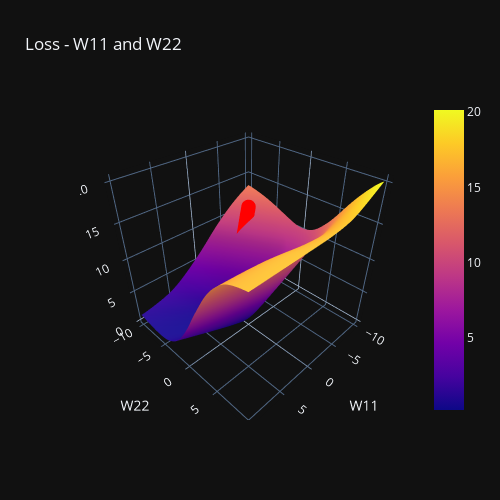

Write notebook code for a chart like this one.
### Code cell
import plotly.graph_objects as go

fig = go.Figure(data=[go.Surface(x = W11, 
                                 y = W22,
                                 z= L)])

fig.update_layout(template= "plotly_dark", 
                  title='Loss - W11 and W22', 
                  scene = dict(
                    xaxis_title='W11',
                    yaxis_title='W22',
                    zaxis_title='Loss'),
                  width=500, 
                  height=500)     

fig.add_scatter3d(x=history["w1"],
                  y=history["w2"],
                  z = history['Loss'], mode='markers', 
                  marker=dict(size=5, color="red",         
                              colorscale='Reds')) 

fig.show()

### Figure 1 — Plotly figure (JSON) as saved in the notebook; plotly's stock layout.template omitted (floating-point values rounded to 4 significant figures; data arrays with more than 128 entries replaced by an {"elided": "..."} marker saying what was removed)
{"data": [{"type": "surface", "x": {"elided": "100x100 float values"}, "y": {"elided": "100x100 float values"}, "z": {"elided": "100x100 float values"}}, {"marker": {"color": "red", "colorscale": [[0, "rgb(255,245,240)"], [0.125, "rgb(254,224,210)"], [0.25, "rgb(252,187,161)"], [0.375, "rgb(252,146,114)"], [0.5, "rgb(251,106,74)"], [0.625, "rgb(239,59,44)"], [0.75, "rgb(203,24,29)"], [0.875, "rgb(165,15,21)"], [1, "rgb(103,0,13)"]], "size": 5}, "mode": "markers", "type": "scatter3d", "x": {"elided": "500 float values"}, "y": {"elided": "500 float values"}, "z": {"elided": "500 float values"}}], "layout": {"height": 500, "scene": {"xaxis": {"title": {"text": "W11"}}, "yaxis": {"title": {"text": "W22"}}, "zaxis": {"title": {"text": "Loss"}}}, "title": {"text": "Loss - W11 and W22"}, "width": 500}}
